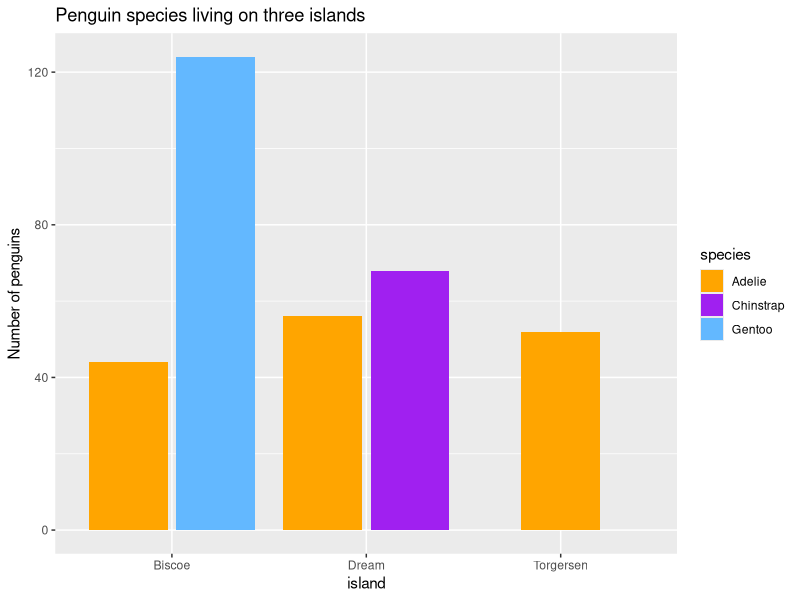
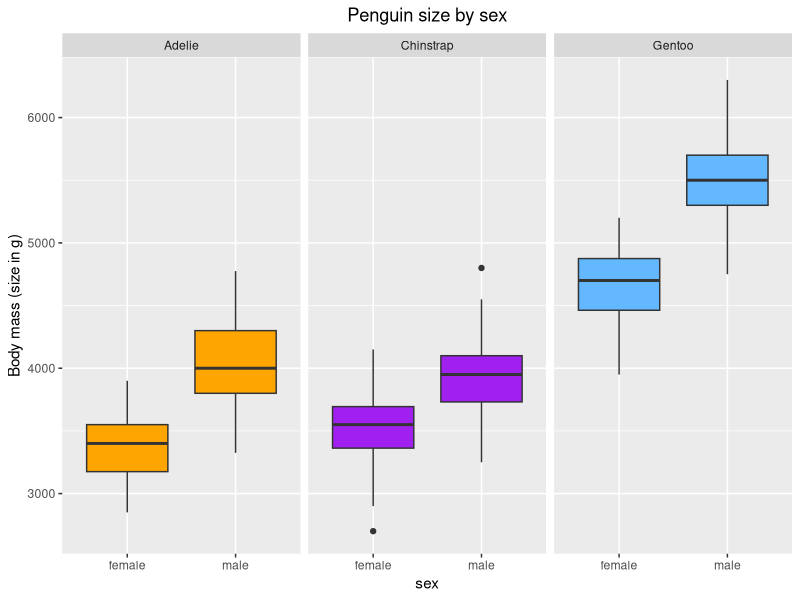

Generate these figures, in order, with R:
## ---- chunk 1
library(plyr)
library(palmerpenguins)
data(package = "palmerpenguins")
## ---- chunk 2
str(penguins)
## ---- chunk 3
nspecies <- function(x, value) {
  count <- 0
  for (penguin in 1:length(x)) {
    if (x[penguin] == value) {
      count <- count + 1
    } 
  }
  count
}
nspecies(penguins$species, "Adelie")
nspecies(penguins$species, "Gentoo")
nspecies(penguins$species, "Chinstrap")
## ---- chunk 4
longpico <- penguins$bill_length_mm
profpico <- penguins$bill_depth_mm
longaleta <- penguins$flipper_length_mm
masacorp <- penguins$body_mass_g
## ---- chunk 5
mean(longpico, na.rm = TRUE)
sd(longpico, na.rm = TRUE)
max(longpico, na.rm = TRUE)
min(longpico, na.rm = TRUE)

mean(profpico, na.rm = TRUE)
sd(profpico, na.rm = TRUE)
max(profpico, na.rm = TRUE)
min(profpico, na.rm = TRUE)

mean(longaleta, na.rm = TRUE)
sd(longaleta, na.rm = TRUE)
max(longaleta, na.rm = TRUE)
min(longaleta, na.rm = TRUE)

mean(masacorp, na.rm = TRUE)
sd(masacorp, na.rm = TRUE)
max(masacorp, na.rm = TRUE)
min(masacorp, na.rm = TRUE)

## ---- chunk 6
longpico_all <- list(mean = "mean", sd = "sd", max = "max", min = "min")
sapply(longpico_all, do.call, args = list(longpico, na.rm = TRUE))

profpico_all <- list(mean = "mean", sd = "sd", max = "max", min = "min")
sapply(profpico_all, do.call, args = list(profpico, na.rm = TRUE))

longaleta_all <- list(mean = "mean", sd = "sd", max = "max", min = "min")
sapply(longaleta_all, do.call, args = list(longaleta, na.rm = TRUE))

masacorp_all <- list(mean = "mean", sd = "sd", max = "max", min = "min")
sapply(masacorp_all, do.call, args = list(masacorp, na.rm = TRUE))
## ---- chunk 7
c("ggplot2", "readr", "dplyr", "ggThemeAssist", "patchwork", "titanic", "easyclimate", "terra", "sf", "ggmap") %in% rownames(installed.packages())
c("promises","mime", "cachem") %in% rownames(installed.packages())
## ---- chunk 8
library(ggplot2)
library(dplyr)

ggplot(penguins, aes(x = island, fill = species)) +
  geom_bar(position = position_dodge2(preserve = "single")) +
  scale_fill_manual(values = c("orange", "purple", "steelblue1")) +
  ggtitle("Penguin species living on three islands") +
  ylab("Number of penguins")
  
## ---- chunk 9
penguins_complete <- penguins[complete.cases(penguins), ]

ggplot(data = penguins_complete) +
  geom_boxplot(aes(x = sex, y = body_mass_g), 
               fill = c("orange", "orange", "purple", 
                        "purple", "steelblue1", "steelblue1")) +
  facet_wrap(facets = vars(species), ncol = 3) +
  ggtitle("Penguin size by sex") +
  theme(plot.title = element_text(hjust = 0.5)) +
  ylab("Body mass (size in g)")
